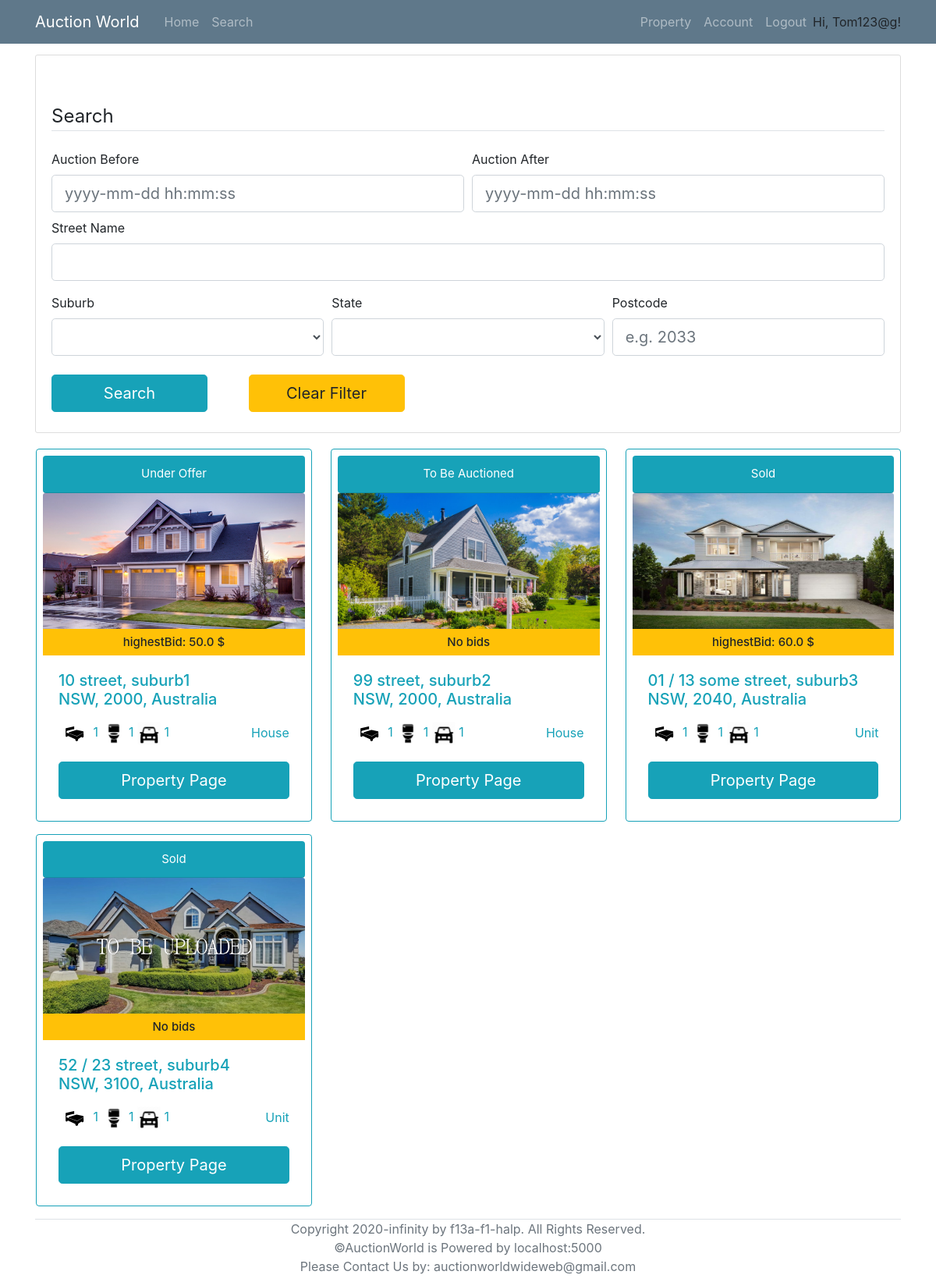
Page /search (signed in) on the earlier database version.
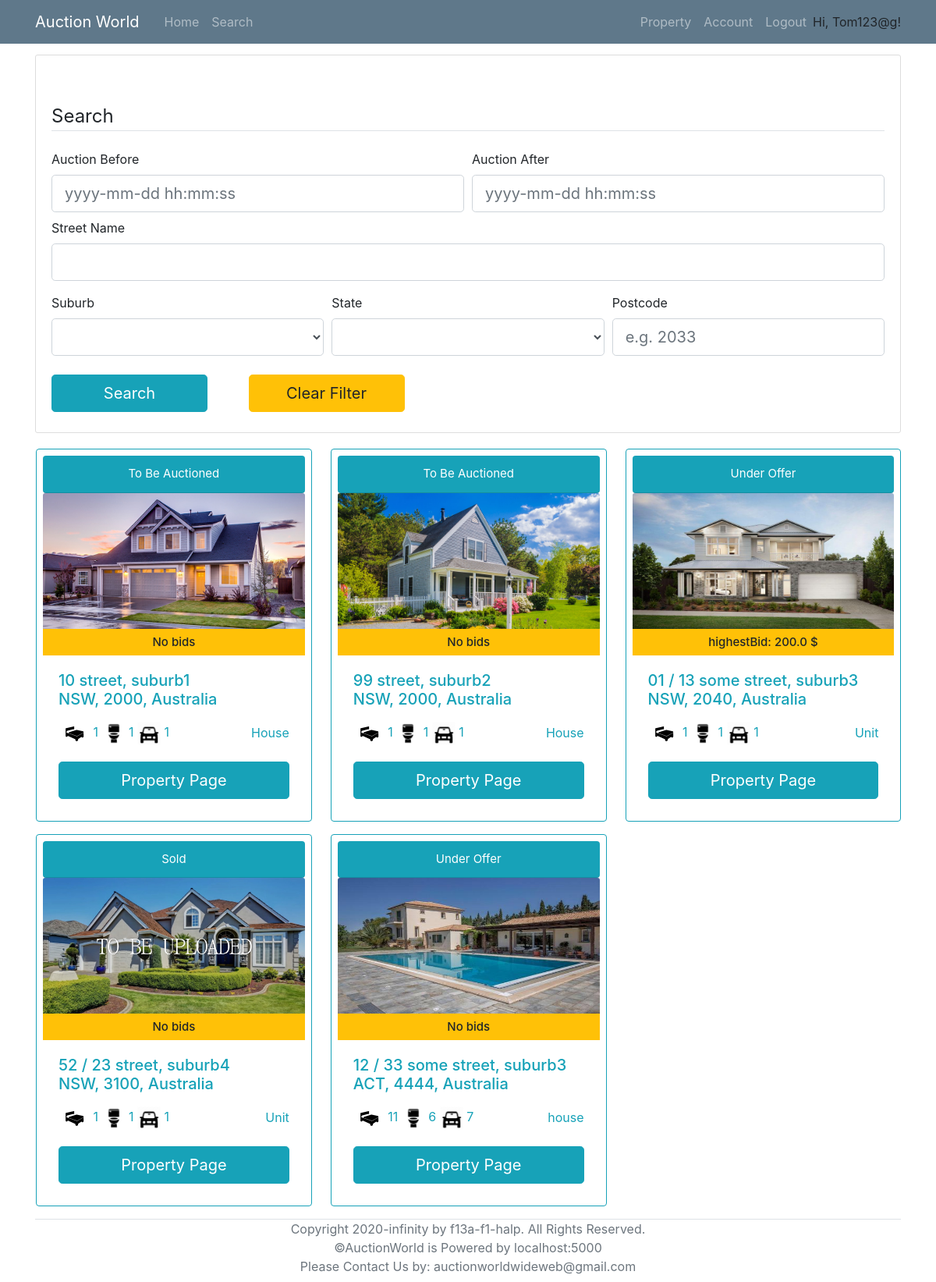
Same page on the later database version.
### models.py (models this page shows, shortened)
class User(UserMixin, db.Model):
    __tablename__ = 'User'
    id = db.Column(db.Integer, primary_key = True)
    login_name = db.Column(db.String(collation='NOCASE') ,unique=True, nullable=False)
    email = db.Column(db.String, unique=True, nullable=False)
    password_hash = db.Column(db.String, nullable=False)
    address = db.Column(db.String(1000), nullable=False)
    date_of_birth = db.Column(db.DateTime, nullable=False)
    phone_number = db.Column(db.String,unique=True, nullable=False)
    id_confirmation = db.Column(db.String(100), nullable=True)
    auctionId = db.relationship('AuctionDetails', backref='seller', lazy='dynamic')
    properties = db.relationship('Property', backref='sellerID', lazy='dynamic')
    cards = db.relationship('BankDetails', backref='user', lazy='dynamic')
    registeredProperties = db.relationship('Property',secondary=lambda: RegisteredAssociation.__table__, backref="RegisteredBidders")

class Property(db.Model):
    __tablename__ = 'Property'
    id = db.Column(db.Integer, primary_key = True)
    property_type = db.Column(db.String)
    add_unit = db.Column(db.String(100))
    add_num = db.Column(db.String(100))
    add_name = db.Column(db.String(100))
    add_suburb = db.Column(db.String(100))
    add_state = db.Column(db.String(3))
    add_pc = db.Column(db.String(4))
    num_bedrooms = db.Column(db.Integer)
    num_parking = db.Column(db.Integer)
    num_bathrooms = db.Column(db.Integer)
    parking_features = db.Column(db.String)
    building_size = db.Column(db.Integer)
    land_size = db.Column(db.Integer)
    inspection_date = db.Column(db.DateTime)
    description = db.Column(db.String(2000))
    year_built = db.Column(db.Integer)
    status = db.Column(db.String)
    seller = db.Column(db.Integer, db.ForeignKey('User.id'))
    auctionId = db.relationship('AuctionDetails', backref='Property', uselist=False)
    photo_collection = db.relationship('Photos', backref='Property', lazy='dynamic')
    registeredBidders = db.relationship('User',secondary=lambda: RegisteredAssociation.__table__, backref="RegisteredProperties")

class Photos(db.Model):
    __tablename__ = 'Photos'
    id = db.Column(db.Integer, primary_key = True)
    photo = db.Column(db.String)
    property_id = db.Column(db.Integer, db.ForeignKey('Property.id'))

### routes.py (the view, shortened to what this page needs)
@app.route('/search', methods=['POST','GET'])
@login_required
def search():
    form=searchForm()
    available_suburbs=db.session.query(Property.add_suburb).distinct(Property.add_suburb)
    available_states=db.session.query(Property.add_state).distinct(Property.add_state)
    form.suburb.choices=[("")]+[(i.add_suburb) for i in available_suburbs]
    form.state.choices=[("")]+[(i.add_state) for i in available_states]
    full_list = db.session.query(Property,AuctionDetails,func.max(Bid.Amount).label('highestBid'))\
                        .outerjoin(AuctionDetails, AuctionDetails.PropertyID==Property.id)\
                        .outerjoin(Bid, Bid.AuctionID == AuctionDetails.id)\
                        .group_by(Property.id)
    property_Id=[]
    return render_template('search.html', title='search', form=form, properties=full_list)

### forms.py
class searchForm(FlaskForm):
    auction_before =  DateTimeField('Auction Before', format='%Y-%m-%d %H:%M:%S',validators=[Optional()])
    auction_after = DateTimeField('Auction After', format='%Y-%m-%d %H:%M:%S',validators=[Optional()])
    suburb = SelectField('Suburb', validators=[Optional()])
    state = SelectField('State', validators=[Optional()])
    street = StringField('Street Name',validators=[Optional()])
    postcode = StringField('Postcode', validators=[Optional()])
    submit = SubmitField('Search')
    clear = SubmitField('Clear Filter')

### models.py (called while the page is built)
@login_manager.user_loader
def load_user(id):
    return User.query.get(id)

### templates/search.html (shortened to what this page needs)
{% extends "base.html" %}
{% block content %}
	<div class="content-section">
		<form action="" method= "POST" style="margin-top: 50px;" novalidate>
			<fieldset class="form-group">
				<legend class="border-bottom mb-4">Search</legend>
				<div class="form-row">
					<div class="col">
						{{ form.auction_before.label }}<br>
						{% if form.auction_before.errors %}
							{{ form.auction_before(class="form-control form-control-lg is-invalid") }}
							<div class="invalid-feedback">
								{% for error in form.auction_before.errors %}
									<span>{{ error }}</span>
								{% endfor %}
							</div>
						{% else %}
							{{ form.auction_before(class="form-control form-control-lg", placeholder="yyyy-mm-dd hh:mm:ss") }}
						{% endif %}
					</div>
					<div class="col">
						{{ form.auction_after.label }}<br>
						{% if form.auction_after.errors %}
							{{ form.auction_after(class="form-control form-control-lg is-invalid") }}
							<div class="invalid-feedback">
								{% for error in form.auction_after.errors %}
									<span>{{ error }}</span>
								{% endfor %}
							</div>
						{% else %}
							{{ form.auction_after(class="form-control form-control-lg", placeholder="yyyy-mm-dd hh:mm:ss") }}
						{% endif %}
					</div>
				</div>
				<div class="form-group mt-2">
					{{ form.street.label }}<br>
					{% if form.street.errors %}
						{{ form.street(class="form-control form-control-lg is-invalid") }}
						<div class="invalid-feedback">
							{% for error in form.street.errors %}
								<span>{{ error }}</span>
							{% endfor %}
						</div>
					{% else %}
						{{ form.street(class="form-control form-control-lg") }}
					{% endif %}
				</div>
				<div class="form-row">
					<div class="col">
					{{ form.suburb.label }}<br>
					{% if form.suburb.errors %}
						{{ form.suburb(class="form-control form-control-lg is-invalid") }}
						<div class="invalid-feedback">
							{% for error in form.suburb.errors %}
								<span>{{ error }}</span>
							{% endfor %}
						</div>
					{% else %}
						{{ form.suburb(class="form-control form-control-lg") }}
					{% endif %}
					</div>
					<div class="col">
					{{ form.state.label }}<br>
					{% if form.state.errors %}
						{{ form.state(class="form-control form-control-lg is-invalid") }}
						<div class="invalid-feedback">
							{% for error in form.state.errors %}
								<span>{{ error }}</span>
							{% endfor %}
						</div>
					{% else %}
						{{ form.state(class="form-control form-control-lg") }}
					{% endif %}
					</div>
					<div class="col">
					{{ form.postcode.label }}<br>
					{% if form.postcode.errors %}
						{{ form.postcode(class="form-control form-control-lg is-invalid") }}
						<div class="invalid-feedback">
							{% for error in form.postcode.errors %}
								<span>{{ error }}</span>
							{% endfor %}
						</div>
					{% else %}
						{{ form.postcode(class="form-control form-control-lg", placeholder="e.g. 2033") }}
					{% endif %}
					</div>
				</div>
				<div class="form-group mt-4 mb-0">
					{{ form.submit(class="btn btn-info btn-lg mr-5" ,style="width:200px") }}
					{{ form.clear (class="btn btn-warning btn-lg",style="width:200px") }}
				</div>
			</fieldset>
		</form>
	</div>
	<div class="row col-xl-15">
		{% if properties.count() == 0 %}
			<div style="width:100%; text-align: center; margin-bottom: 100px;">
				<h1 class="text-info">No results found.</h1>
			</div>
		{% else %}
			{% for (p,a,b) in properties %}
				<div class="card border-info p-2 col-md-3.8 ml-3 mr-2 mb-3">
					<div class="card-header rounded text-center bg-info text-white" style="font-size: 15px;">
						{% if p.status == "auction" %}
							To Be Auctioned
						{% elif p.status == "sold" %}
							Sold
						{% else %}
							Under Offer
						{% endif %}
					</div>
					{% if not p.photo_collection.all() %}
						<img class="card-img-top" src="/static/propertyImage/Sample.jpg" alt="Card image cap" style="width:335.81px; height: 180px;" >
					{% else %}
						<img class="card-img-top" src="/static/propertyImage/{{p.photo_collection.first().photo}}" alt="Card image cap" style="width:335.81px; height: 180px;" >
					{% endif %}
					<h6 class="card-subtitle pt-2 pb-2 text-center bg-warning" style="font-size: 15px;">
                        {% if b:%}
                            highestBid: {{b}} $
                        {% else %}
                            No bids
                        {% endif%}
                    </h6>
					<div class="card-body text-info">
						<h4 class="card-title" style="font-size: 20px;">
							{% if p.add_unit %}
								{{p.add_unit}} /
							{% endif %}
							{{p.add_num}} {{p.add_name}}, {{p.add_suburb}} <br> {{p.add_state}}, {{p.add_pc}}, Australia
						</h4>
						<p class="card-text">
							<span><img src="/static/icons/bedicon.png" alt="Card image cap" style="width:40px; height: 40px;"> {{p.num_bedrooms}}</span>
							<span><img src="/static/icons/restroom.png" alt="Card image cap" style="width:30px; height: 30px;"> {{p.num_bathrooms}}</span>
							<span><img src="/static/icons/car.png" alt="Card image cap" style="width:30px; height: 30px;"> {{p.num_parking}}</span>
							<span style="float: right; margin-top: 7px;">{{p.property_type}}</span>
						</p>
						<a href={{ url_for("viewProperty", property_id=p.id) }} class="btn btn-info btn-lg" style="width: 100%;">Property Page</a>
					</div>
				</div>
			{% endfor %}
		{% endif %}
	</div>
</div>
{% endblock %}

### templates/base.html (shortened to what this page needs)
<!DOCTYPE html>
<html lang="en">
<head>
    <link rel="stylesheet" type="text/css" href="../static/css/main.css">
    <link rel="stylesheet" href="https://maxcdn.bootstrapcdn.com/bootstrap/4.0.0/css/bootstrap.min.css">
</head>
<body>
    <header class="site-header">
        <nav class="navbar navbar-expand-md navbar-dark bg-steel fixed-top">
          <div class="container">
            <a class="navbar-brand mr-4" href="/" >Auction World</a>
            <div class="collapse navbar-collapse" id="navbarToggle">
              <div class="navbar-nav mr-auto">
                <a class="nav-item nav-link" href="{{ url_for('home') }}">Home</a>
                <a class="nav-item nav-link" href="/search">Search</a>
              </div>
              <div class="navbar-nav">
                {% if current_user.is_authenticated %}
                  <a class="nav-item nav-link" href="/property">Property</a>
                  <a class="nav-item nav-link" href={{ url_for("account", user_id=current_user.id) }}>Account</a>
                  <a class="nav-item nav-link" href="/logout">Logout</a>
                  <p style="margin-top: 8px; margin-bottom: 0px;">Hi, {{ current_user.login_name }}!</p>
                {% endif %}
              </div>
            </div>
          </div>
        </nav>
      </header>
      <main role="main" class="container" style="margin-top: 70px;">
        <div class="row">
          <div class="col-md-12">
            {% block content %}{% endblock %}
          </div>
        <div class="border-top relative-bottom text-center text-muted mb-2" >
          Copyright 2020-infinity by f13a-f1-halp. All Rights Reserved. <br>
          ©AuctionWorld is Powered by localhost:5000 <br>
          Please Contact Us by: auctionworldwideweb@gmail.com
        </div>
      </main>
</body>
</html>

### static/css/main.css (style rules this page uses)
body { background: #fafafa; color: #333333; margin-top: 5rem; }
h1, h2, h3, h4, h5, h6 { color: #444444; }
.bg-steel { background-color: #5f788a; }
.site-header .navbar-nav .nav-link { color: #cbd5db; }
.content-section { background: #ffffff; padding: 10px 20px; border: 1px solid #dddddd; border-radius: 3px; margin-bottom: 20px; }

Differences in the rows shown:
changed Property "suburb1": b "50.0" → (not shown); status "Under Offer" → "To Be Auctioned"; text "highestBid: $" → "No bids"
changed Property (number 3 of 5 on the later page): b "60.0" → "200.0"; status "Sold" → "Under Offer"
added Property: status "Under Offer", photo_collection.first (picture), shows "No bids", add_unit "12", add_num "33", add_name "some street", add_suburb "suburb3", add_state "ACT", add_pc "4444", num_bedrooms "11", num_bathrooms "6", num_parking "7", property_type "house"
